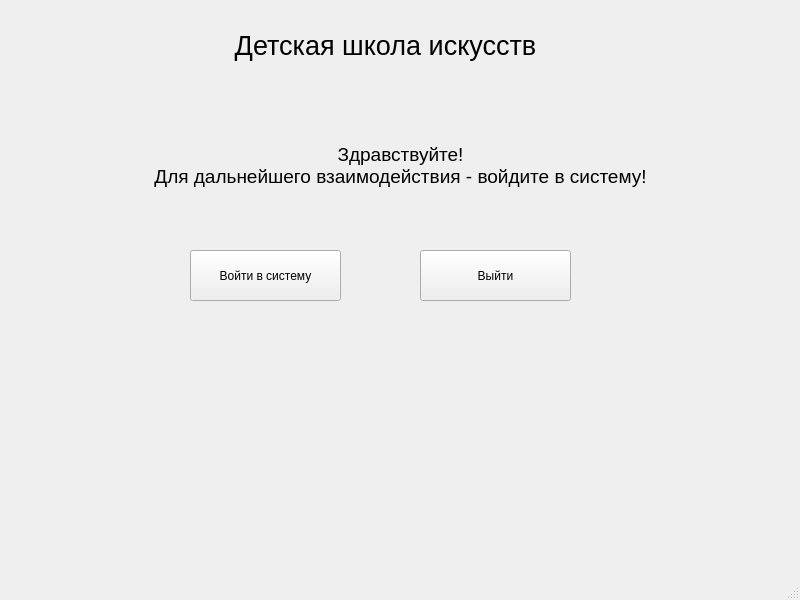
<?xml version="1.0" encoding="UTF-8"?>
<ui version="4.0">
 <class>MainWindow</class>
 <widget class="QMainWindow" name="MainWindow">
  <property name="geometry">
   <rect>
    <x>0</x>
    <y>0</y>
    <width>800</width>
    <height>600</height>
   </rect>
  </property>
  <property name="windowTitle">
   <string>Детская школа искусств</string>
  </property>
  <widget class="QWidget" name="centralwidget">
   <widget class="QPushButton" name="btnEnter">
    <property name="geometry">
     <rect>
      <x>190</x>
      <y>250</y>
      <width>151</width>
      <height>51</height>
     </rect>
    </property>
    <property name="text">
     <string>Войти в систему</string>
    </property>
   </widget>
   <widget class="QLabel" name="lblTitle">
    <property name="geometry">
     <rect>
      <x>200</x>
      <y>10</y>
      <width>371</width>
      <height>70</height>
     </rect>
    </property>
    <property name="styleSheet">
     <string notr="true">font-size: 20pt;</string>
    </property>
    <property name="text">
     <string>Детская школа искусств</string>
    </property>
    <property name="alignment">
     <set>Qt::AlignmentFlag::AlignCenter</set>
    </property>
   </widget>
   <widget class="QLabel" name="lblGreeting">
    <property name="geometry">
     <rect>
      <x>140</x>
      <y>120</y>
      <width>521</width>
      <height>91</height>
     </rect>
    </property>
    <property name="styleSheet">
     <string notr="true">font-size: 14pt;</string>
    </property>
    <property name="text">
     <string>Здравствуйте!
Для дальнейшего взаимодействия - войдите в систему!</string>
    </property>
    <property name="alignment">
     <set>Qt::AlignmentFlag::AlignCenter</set>
    </property>
   </widget>
   <widget class="QPushButton" name="btnExit">
    <property name="geometry">
     <rect>
      <x>420</x>
      <y>250</y>
      <width>151</width>
      <height>51</height>
     </rect>
    </property>
    <property name="text">
     <string>Выйти</string>
    </property>
   </widget>
  </widget>
  <widget class="QMenuBar" name="menubar">
   <property name="geometry">
    <rect>
     <x>0</x>
     <y>0</y>
     <width>800</width>
     <height>21</height>
    </rect>
   </property>
  </widget>
  <widget class="QStatusBar" name="statusbar"/>
 </widget>
 <resources/>
 <connections/>
</ui>
